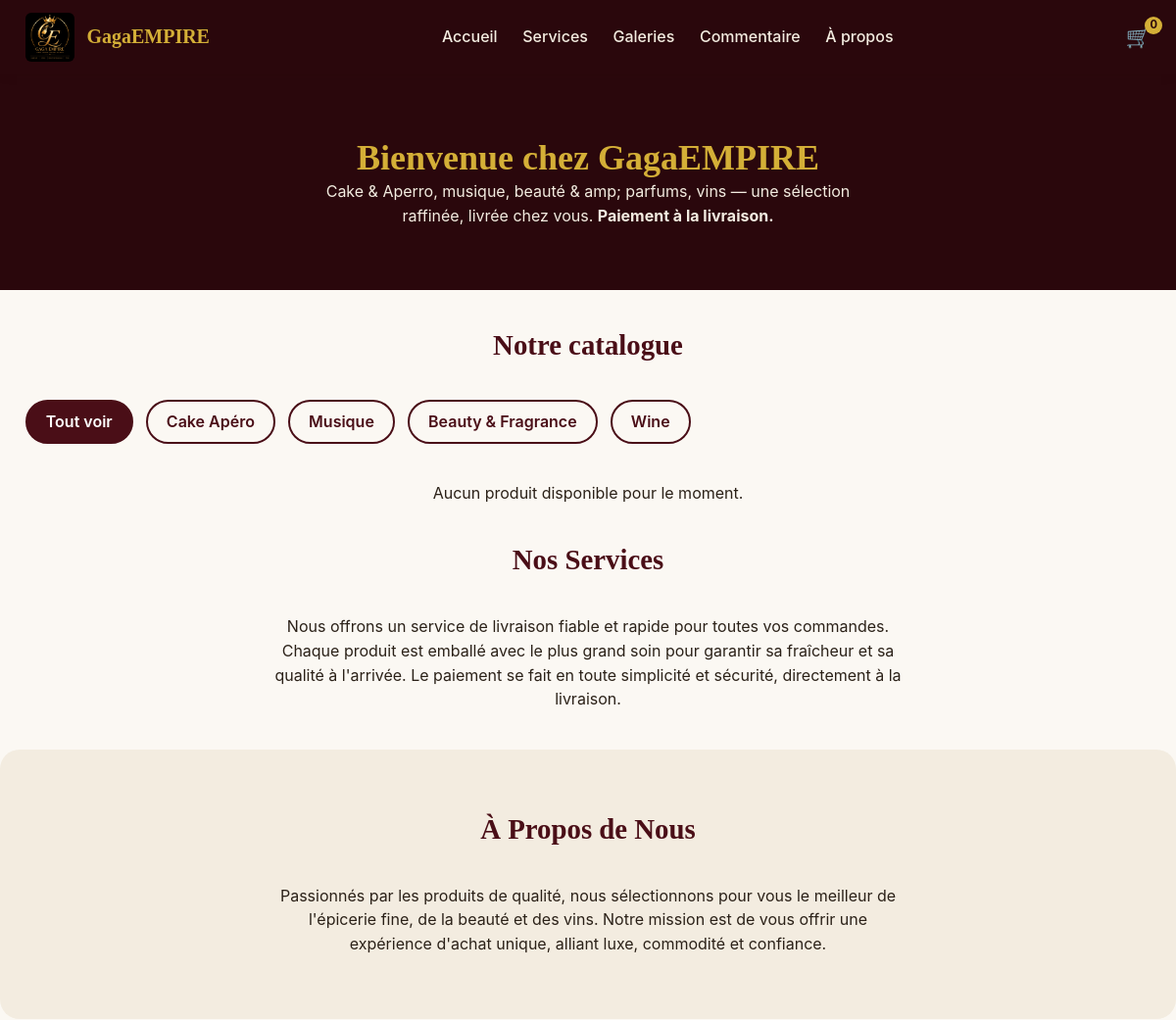
Before: / (upper part) with the older database file.
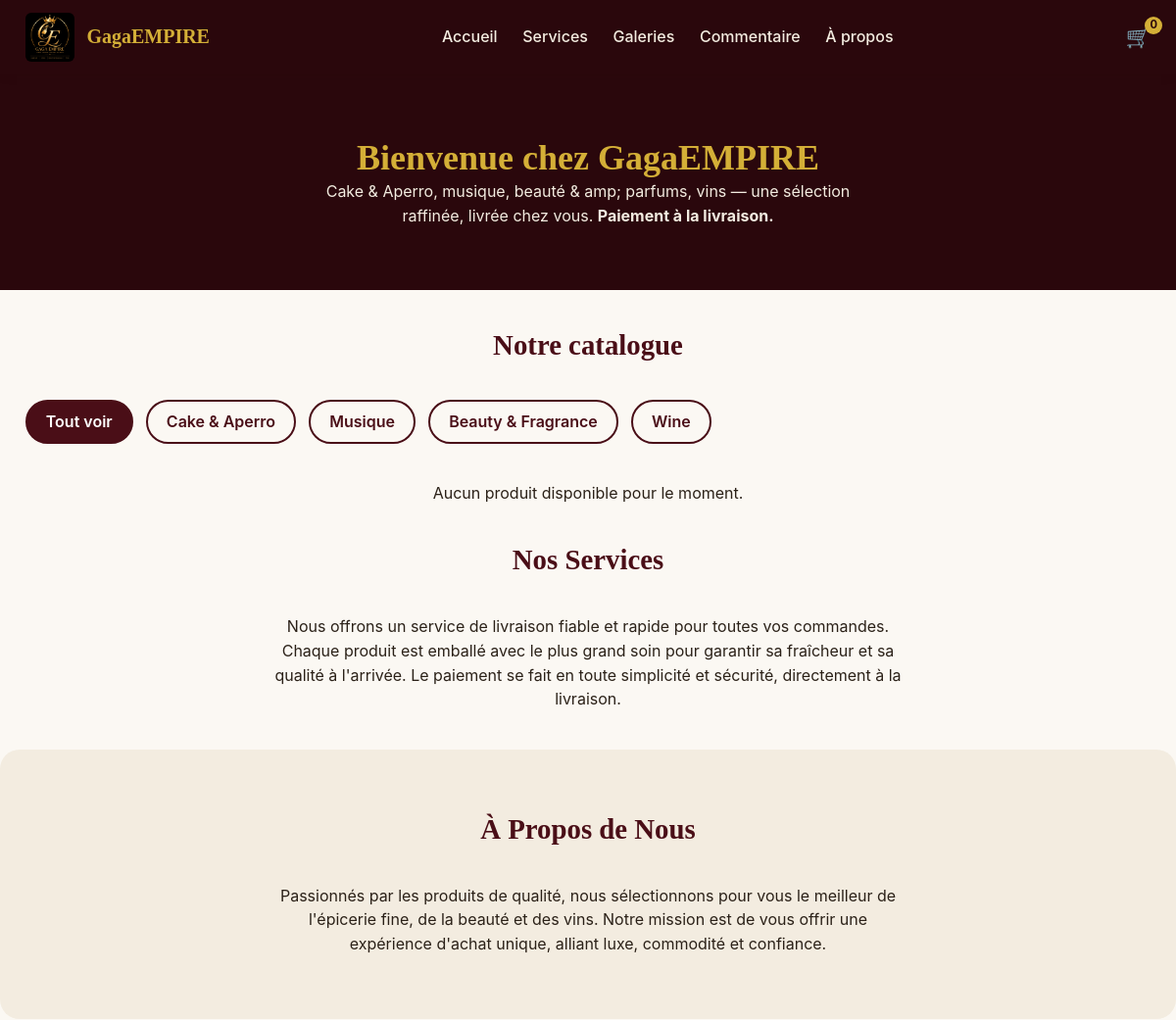
After: the same page with the newer database file.
### tables this page shows
CREATE TABLE `categories` (
    `id`          INT UNSIGNED NOT NULL AUTO_INCREMENT,
    `name`        VARCHAR(100)      NOT NULL,
    `slug`        VARCHAR(120)      NOT NULL,
    `description` VARCHAR(255)      NULL,
    `icon`        VARCHAR(50)       NULL COMMENT 'Nom icône ou emoji utilisé côté front',
    `sort_order`  SMALLINT UNSIGNED NOT NULL DEFAULT 0,
    `is_active`   TINYINT(1)        NOT NULL DEFAULT 1,
    `created_at`  DATETIME          NOT NULL DEFAULT CURRENT_TIMESTAMP,
    `updated_at`  DATETIME          NOT NULL DEFAULT CURRENT_TIMESTAMP ON UPDATE CURRENT_TIMESTAMP,
    PRIMARY KEY (`id`),
    UNIQUE KEY `uq_categories_slug` (`slug`)
);

### includes/sanitize.php (called while the page is built, shortened)
<?php
function e(?string $value): string
{
    return htmlspecialchars($value ?? '', ENT_QUOTES | ENT_SUBSTITUTE, 'UTF-8');
}

### includes/functions.php (called while the page is built, shortened)
<?php
function get_categories(): array
{
    $pdo = getDbConnection();
    $stmt = $pdo->query(
        'SELECT id, name, slug, description, icon
         FROM categories
         WHERE is_active = 1
         ORDER BY sort_order ASC, name ASC'
    );
    return $stmt->fetchAll();
}

### index.php (the view, shortened to what this page needs)
<?php
require_once __DIR__ . '/includes/sanitize.php';
require_once __DIR__ . '/includes/functions.php';
$categories = get_categories();
$products   = get_products();
$extraStylesheets = ['/assets/css/product-card.css'];
require_once __DIR__ . '/includes/header.php';
?>
<section class="hero" style="background:var(--color-primary-dark); color:var(--color-text-on-dark); padding-block:4rem;">
    <div class="container text-center">
        <h1 style="color:var(--color-secondary);">Bienvenue chez <?= e(SITE_NAME) ?></h1>
        <p style="max-width:560px; margin-inline:auto;">
            Cake & Aperro, musique, beauté & amp; parfums, vins — une sélection
            raffinée, livrée chez vous. <strong>Paiement à la livraison.</strong>
        </p>
    </div>
</section>
<section id="galeries" class="container mt-lg">
    <h2 class="text-center mb-lg">Notre catalogue</h2>
    <div class="category-filters" id="category-filters">
        <button type="button" class="is-active" data-filter="all">Tout voir</button>
        <?php foreach ($categories as $cat): ?>
            <button type="button" data-filter="<?= e($cat['slug']) ?>">
                <?= e($cat['name']) ?>
            </button>
        <?php endforeach; ?>
    </div>
    <?php if (empty($products)): ?>
        <p class="text-center">Aucun produit disponible pour le moment.</p>
    <?php endif; ?>
</section>
<section id="services" class="container mt-lg mb-lg">
    <div class="text-center" style="max-width: 650px; margin-inline: auto;">
        <h2 class="mb-lg">Nos Services</h2>
        <p>
            Nous offrons un service de livraison fiable et rapide pour toutes vos commandes.
            Chaque produit est emballé avec le plus grand soin pour garantir sa fraîcheur et sa qualité à l'arrivée.
            Le paiement se fait en toute simplicité et sécurité, directement à la livraison.
        </p>
    </div>
</section>
<section id="a-propos" class="container mt-lg mb-lg" style="background: var(--color-bg-alt); padding-block: var(--space-xl); border-radius: var(--radius-lg);">
    <div class="text-center" style="max-width: 650px; margin-inline: auto;">
        <h2 class="mb-lg">À Propos de Nous</h2>
        <p>Passionnés par les produits de qualité, nous sélectionnons pour vous le meilleur de l'épicerie fine, de la beauté et des vins. Notre mission est de vous offrir une expérience d'achat unique, alliant luxe, commodité et confiance.</p>
    </div>
</section>
<?php
require_once __DIR__ . '/includes/footer.php';
?>

### includes/header.php (shortened to what this page needs)
<!DOCTYPE html>
<html lang="fr">
<head>
    <link rel="stylesheet" href="<?= e(SITE_URL) ?>/assets/css/variables.css">
    <link rel="stylesheet" href="<?= e(SITE_URL) ?>/assets/css/main.css">
    <?php if (!empty($extraStylesheets) && is_array($extraStylesheets)): ?>
        <?php foreach ($extraStylesheets as $sheet): ?>
            <link rel="stylesheet" href="<?= e(SITE_URL . $sheet) ?>">
        <?php endforeach; ?>
    <?php endif; ?>
</head>
<body>
<?php require_once __DIR__ . '/navbar.php'; ?>
<main>

### includes/navbar.php (shortened to what this page needs)
<header class="site-navbar">
    <div class="navbar-inner container">
        <a href="<?= e(SITE_URL) ?>/index.php" class="navbar-brand">
                <img src="<?= e(SITE_URL) ?>/assets/images/logo.jpeg" alt="<?= e(SITE_NAME) ?>" class="navbar-logo">
                <span class="navbar-brand-text"><?= e(SITE_NAME) ?></span>
        </a>
        <nav class="navbar-menu" id="navbar-menu" aria-label="Menu principal">
            <ul>
                <li><a href="<?= e(SITE_URL) ?>/index.php">Accueil</a></li>
                <li><a href="<?= e(SITE_URL) ?>/index.php#services">Services</a></li>
                <li><a href="<?= e(SITE_URL) ?>/index.php#galeries">Galeries</a></li>
                <li><a href="<?= e(SITE_URL) ?>/index.php#commentaires">Commentaire</a></li>
                <li><a href="<?= e(SITE_URL) ?>/index.php#a-propos">À propos</a></li>
            </ul>
        </nav>
        <div class="navbar-actions">
            <a href="<?= e(SITE_URL) ?>/cart.php" class="navbar-cart" aria-label="Voir le panier">
                🛒 <span id="cart-badge" class="cart-badge">0</span>
            </a>
        </div>
    </div>
</header>

### includes/footer.php (shortened to what this page needs)
</main>
</body>
</html>

### assets/css/variables.css (style rules this page uses)
:root { --color-primary: #4A0E17; --color-primary-dark: #2A070C; --color-primary-light: #7A1E2C; --color-secondary: #D4AF37; --color-secondary-dark: #C59B27; --color-secondary-light: #E8D48A; --color-bg: #FBF8F3; --color-bg-alt: #F3ECE0; --color-bg-dark: #1E0509; --color-text: #2B2118; --color-text-muted: #6B5E4F; --color-text-on-dark: #F3ECE0; --color-text-on-primary: #FFFFFF; --color-success: #3B7A3B; --color-danger: #B3261E; --color-warning: #B8860B; --color-info: #2C5F7C; --color-border: #E3D9C6; --shadow-card: 0 2px 10px rgba(42, 7, 12, 0.08); --shadow-card-hover: 0 6px 20px rgba(42, 7, 12, 0.16); --font-heading: 'Playfair Display', Georgia, 'Times New Roman', serif; --font-body: 'Inter', -apple-system, Segoe UI, Roboto, sans-serif; --radius-sm: 6px; --radius-md: 12px; --radius-lg: 20px; --space-xs: 0.4rem; --space-sm: 0.8rem; --space-md: 1.6rem; --space-lg: 2.4rem; --space-xl: 4rem; --container-max-width: 1200px; }

### assets/css/main.css (style rules this page uses)
*, *::before, *::after { box-sizing: border-box; }
body, h1, h2, h3, h4, p, figure { margin: 0; }
img, video { max-width: 100%; display: block; }
a { text-decoration: none; color: inherit; }
ul { list-style: none; margin: 0; padding: 0; }
button { font: inherit; cursor: pointer; }
body { font-family: var(--font-body); color: var(--color-text); background: var(--color-bg); line-height: 1.55; }
h1, h2, h3, h4 { font-family: var(--font-heading); color: var(--color-primary); line-height: 1.2; }
h1 { font-size: clamp(2rem, 3vw, 2.75rem); }
h2 { font-size: clamp(1.5rem, 2.4vw, 2.1rem); }
.container { max-width: var(--container-max-width); margin-inline: auto; padding-inline: var(--space-md); }
.site-navbar { background: var(--color-primary-dark); color: var(--color-text-on-dark); position: sticky; top: 0; z-index: 50; box-shadow: var(--shadow-card); }
.navbar-inner { display: flex; align-items: center; justify-content: space-between; padding-block: var(--space-sm); }
.navbar-brand { font-family: var(--font-heading); font-size: 1.4rem; color: var(--color-secondary); font-weight: 700; display: flex; align-items: center; gap: var(--space-sm); }
.navbar-menu ul { display: flex; gap: var(--space-md); }
.navbar-menu a { color: var(--color-text-on-dark); font-weight: 500; transition: color 0.15s ease; }
.navbar-cart { position: relative; font-size: 1.3rem; }
.navbar-logo { height: 50px; width: auto; border-radius: var(--radius-sm); object-fit: contain; }
.navbar-brand-text { font-size: 1.25rem; font-weight: 700; }
.cart-badge { position: absolute; top: -8px; right: -12px; background: var(--color-secondary); color: var(--color-primary-dark); font-size: 0.7rem; font-weight: 700; min-width: 18px; height: 18px; border-radius: 50%; display: inline-flex; align-items: center; justify-content: center; padding-inline: 2px; }
.category-filters { display: flex; flex-wrap: wrap; gap: var(--space-sm); margin-block: var(--space-lg); }
.category-filters button { padding: 0.5rem 1.2rem; border-radius: 999px; border: 2px solid var(--color-primary); background: transparent; color: var(--color-primary); font-weight: 600; transition: all 0.15s ease; }
.category-filters button.is-active, .category-filters button:hover { background: var(--color-primary); color: var(--color-text-on-primary); }
.text-center { text-align: center; }
.mt-lg { margin-top: var(--space-lg); }
.mb-lg { margin-bottom: var(--space-lg); }

Changed rows visible on the page:
changed categories: name "Cake Apéro" → "Cake & Aperro"
